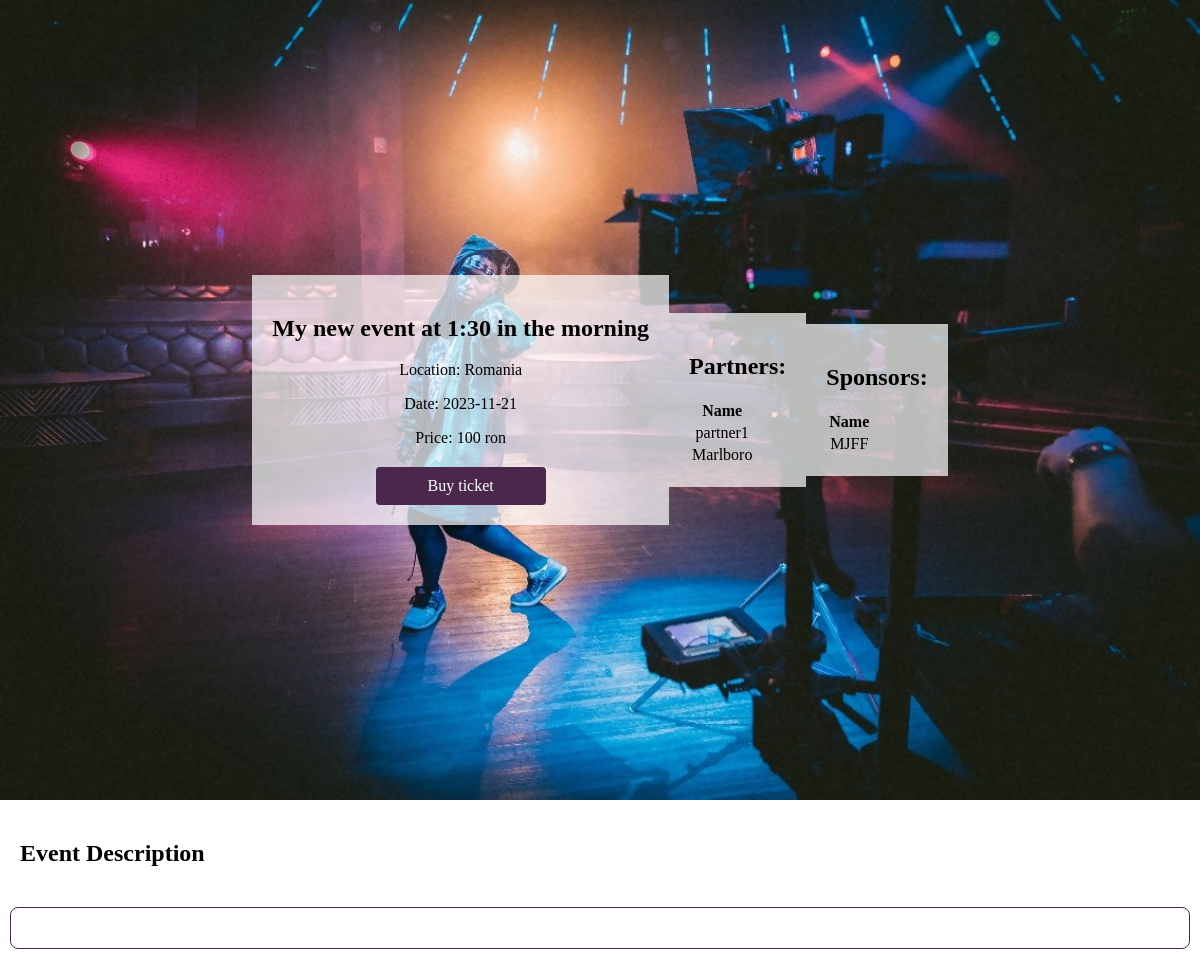
Screenshot of /clientDashboard/event_page.php?EventID=7 with the database file from the repository.
### tables this page shows
CREATE TABLE `event` (
                         `ID` int(11) NOT NULL,
                         `Name` varchar(255) DEFAULT NULL,
                         `Date` date DEFAULT NULL,
                         `Location` varchar(255) DEFAULT NULL,
                         `Tickets` int(11) DEFAULT NULL,
                         `ContactName` varchar(255) DEFAULT NULL,
                         `ContactPhone` varchar(255) DEFAULT NULL,
                         `ContactEmail` varchar(255) DEFAULT NULL
);

CREATE TABLE `eventpartnerssponsors` (
                                         `ID` int(11) NOT NULL,
                                         `EventID` int(11) DEFAULT NULL,
                                         `PartnerSponsorID` int(11) DEFAULT NULL
);

CREATE TABLE `partnerssponsors` (
                                    `ID` int(11) NOT NULL,
                                    `Name` varchar(255) DEFAULT NULL,
                                    `Type` varchar(255) DEFAULT NULL,
                                    `Details` text DEFAULT NULL
);

### clientDashboard/event_page.php (the view, shortened to what this page needs)
<!DOCTYPE html>
<html lang="en">
<head>
    <link rel="stylesheet" href="event_style.css">
</head>
<body>
<?php
include("../Conectare.php");
$eventID = $_GET['EventID'];
$result = $mysqli->query("SELECT * FROM event WHERE ID = $eventID");
$eventData = mysqli_fetch_assoc($result);
?>
<div class="event-background">
    <span class="event-details">
      <h2><?php echo $eventData['Name']; ?></h2>
      <p>Location: <?php echo $eventData['Location']; ?></p>
      <p>Date: <?php echo $eventData['Date']; ?></p>
      <p>Price: 100 ron </p>
      <a href="login_page.php" class="buy-ticket-btn disabled">Buy ticket</a>
    </span>
    <span class="event-details">
        <h2>Partners: </h2>
    <?php
    if ($result = $mysqli->query("SELECT eventpartnerssponsors.*, partnerssponsors.Name as sponsor_name, partnerssponsors.Type FROM eventpartnerssponsors
                        INNER JOIN partnerssponsors ON eventpartnerssponsors.PartnerSponsorID = partnerssponsors.ID
                        WHERE eventpartnerssponsors.EventID = " . $_GET['EventID'] . " AND partnerssponsors.Type = 'Partner' ORDER BY ID")) {
        if ($result->num_rows > 0) {
            echo "<table>";
            echo
            "
                                    <thead>
                                        <tr>
                                            <th>Name</th>
                                        </tr>
                                    </thead>
                                ";
            while ($row = $result->fetch_object()) {
                echo "<tbody>";
                echo "<tr>";
                echo "<td>" . $row->sponsor_name . "</td>";
                echo "</tr>";
                echo "</tbody>";
            }
            echo "</table>";
        } else {
            echo "There are no records in the table.";
        }
    } else {
        echo "Error " . $mysqli->error();
    }
    ?>
    </span>
    <span class="event-details">
        <h2>Sponsors: </h2>
               <?php
               if ($result = $mysqli->query("SELECT eventpartnerssponsors.*, partnerssponsors.Name as sponsor_name, partnerssponsors.Type FROM eventpartnerssponsors
                        INNER JOIN partnerssponsors ON eventpartnerssponsors.PartnerSponsorID = partnerssponsors.ID
                        WHERE eventpartnerssponsors.EventID = " . $_GET['EventID'] . " AND partnerssponsors.Type = 'Sponsor' ORDER BY ID")) {
                   if ($result->num_rows > 0) {
                       echo "<table>";
                       echo
                       "
                                    <thead>
                                        <tr>
                                            <th>Name</th>
                                        </tr>
                                    </thead>
                                ";
                       while ($row = $result->fetch_object()) {
                           echo "<tbody>";
                           echo "<tr>";
                           echo "<td>" . $row->sponsor_name . "</td>";
                           echo "</tr>";
                           echo "</tbody>";
                       }
                       echo "</table>";
                   } else {
                       echo "There are no records in the table.";
                   }
               } else {
                   echo "Error " . $mysqli->error();
               }
               ?>
    </span>
</div>
<div class="description">
    <h2>Event Description</h2>
    <p><?php echo $eventData['event_description']; ?></p>
</div>
</body>
</html>

### clientDashboard/event_style.css (style rules this page uses)
body { margin: 0; padding: 0; }
.event-background { background-image: url('imagini/event1.jpg'); background-size: cover; background-position: center; height: 100vh; display: flex; justify-content: center; align-items: center; }
.event-details { background-color: rgba(255, 255, 255, 0.7); padding: 20px; max-width: 80%; text-align: center; }
.buy-ticket-btn { display: block; width: 150px; text-align: center; padding: 10px; margin: 20px auto 0; background-color:rgb(75, 40, 75); color: white; text-decoration: none; border-radius: 4px; margin-top: 20px; }
.description h2 { padding: 20px; }
.description p { padding: 20px; margin:10px; border: 1px solid rgb(75, 40, 75); border-radius: 8px; }

### rows the page displays
event: Name "My new event at 1:30 in the morning", Location "Romania", Date "2023-11-21"
eventpartnerssponsors: PartnerSponsorID.Name "partner1"
eventpartnerssponsors: PartnerSponsorID.Name "Marlboro"
eventpartnerssponsors: PartnerSponsorID.Name "MJFF"
